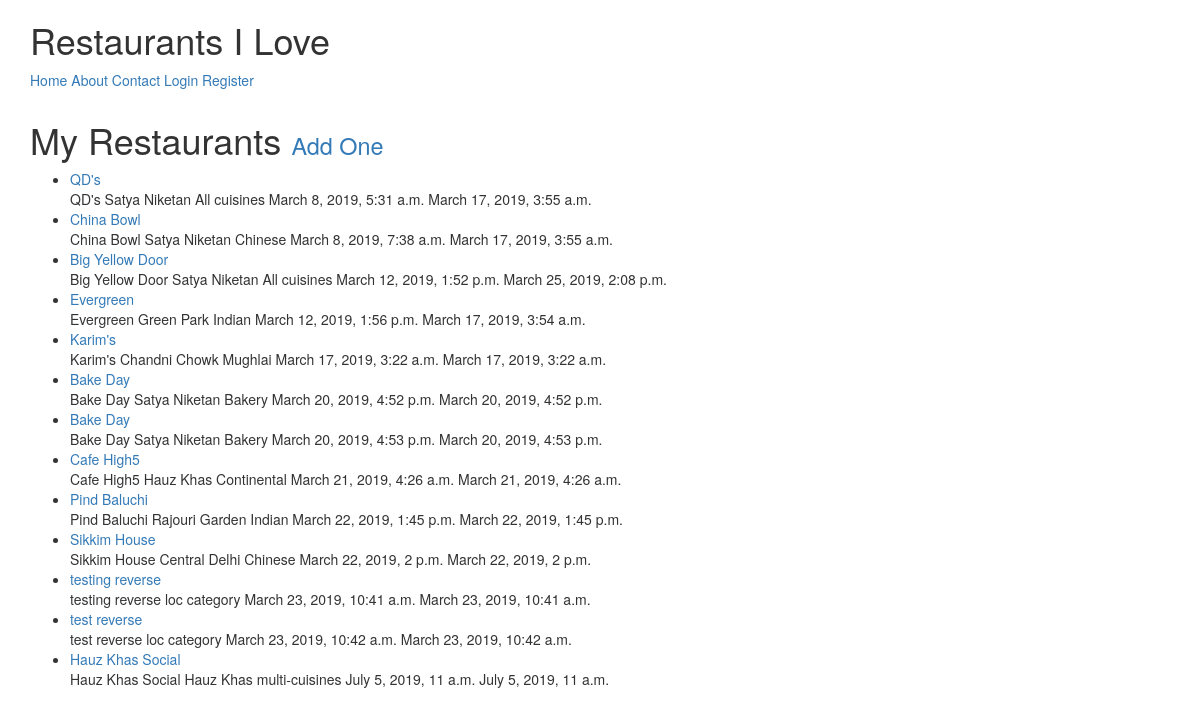
The page /restaurants/ on the database its author committed.
### restaurants/models.py (models this page shows, shortened)
class RestaurantLocation(models.Model):
    owner=models.ForeignKey(User)
    name=models.CharField(max_length=120)
    location=models.CharField(max_length=120,null=True,blank=True)
    category=models.CharField(max_length=120,null=True,blank=True)
    timestamp=models.DateTimeField(auto_now_add=True)
    updated=models.DateTimeField(auto_now=True)
    slug=models.SlugField(null=True,blank=True)
    objects=RestaurantLocationManager()
    def __str__(self):
        return self.name
    def get_absolute_url(self):
        return reverse('restaurant-detail-update',kwargs={'slug':self.slug})

### restaurants/views.py (the view)
# urls.py: url(r'^restaurants/$', restaurant_listview,name='restaurants'),
def restaurant_listview(request):
    query_set=RestaurantLocation.objects.all()
    context={
    "object_list": query_set
    }
    return render(request,"restaurant_list.html",context)

### restaurants/models.py (called while the page is built)
    def get_queryset(self):
        return RestaurantLocationQuerySet(self.model,using=self._db)

### templates/restaurant_list.html
{% extends "base.html" %}
{% block content %}
<h1> My Restaurants <small><a href='{% url "restaurant-create" %}'> Add One</a></small> </h1>
<ul>
{% for obj in object_list %}
  <li><a href='{{ obj.get_absolute_url }}'>{{obj}}</a><br/>
  {{ obj.name }} {{obj.location}} {{obj.category}} {{obj.timestamp}} {{obj.updated}}</li>
{% empty %}
<li>  <a href='{% url "restaurant-create" %}'> Add One</a> </li>
{% endfor %}
</ul>
{% endblock content %}

### templates/base.html (shortened to what this page needs)
<!DOCTYPE html>
  <html lang=en>
  <head>
  </head>
  <body>
  {% include 'snippets/nav.html' %}
  {% include 'snippets/css.html' %}
  <div class='container'>
    {% block content %} <p> Using template inheritance </p>{% endblock content %}
  </div>
  </body>
  </html>

### templates/snippets/nav.html
<div class='container'>
<h1> Restaurants I Love </h1>
<p>
  <a href= '{% url "home" %}'> Home </a>
  <a href='{% url "about" %}'> About</a>
  <a href='{% url "contact" %}'> Contact</a>
  {% if request.user.is_authenticated %}
  <a href='{% url "restaurants" %}'> Restaurants</a>
  <a href='{% url "menus:list" %}'> Menu Items </a>
  <a href='{% url "logout" %}'> Logout </a>
  {% else %}
  <a href='{% url "logout" %}'> Login </a>
  <a href='{% url "logout" %}'> Register </a>
  {% endif %}
</p>
</div>

### templates/snippets/css.html (shortened to what this page needs)
<link rel="stylesheet" href="https://maxcdn.bootstrapcdn.com/bootstrap/3.3.7/css/bootstrap.min.css">
<link rel="stylesheet" href="https://maxcdn.bootstrapcdn.com/bootstrap/3.3.7/css/bootstrap-theme.min.css">

### rows shown on the page
RestaurantLocation: name "QD's", location "Satya Niketan", category "All cuisines", timestamp "March 8, 2019, 5:31 a.m.", updated "March 17, 2019, 3:55 a.m."
RestaurantLocation: name "China Bowl", location "Satya Niketan", category "Chinese", timestamp "March 8, 2019, 7:38 a.m.", updated "March 17, 2019, 3:55 a.m."
RestaurantLocation: name "Big Yellow Door", location "Satya Niketan", category "All cuisines", timestamp "March 12, 2019, 1:52 p.m.", updated "March 25, 2019, 2:08 p.m."
RestaurantLocation: name "Evergreen", location "Green Park", category "Indian", timestamp "March 12, 2019, 1:56 p.m.", updated "March 17, 2019, 3:54 a.m."
RestaurantLocation: name "Karim's", location "Chandni Chowk", category "Mughlai", timestamp "March 17, 2019, 3:22 a.m.", updated "March 17, 2019, 3:22 a.m."
RestaurantLocation: name "Bake Day", location "Satya Niketan", category "Bakery", timestamp "March 20, 2019, 4:52 p.m.", updated "March 20, 2019, 4:52 p.m."
RestaurantLocation: name "Bake Day", location "Satya Niketan", category "Bakery", timestamp "March 20, 2019, 4:53 p.m.", updated "March 20, 2019, 4:53 p.m."
RestaurantLocation: name "Cafe High5", location "Hauz Khas", category "Continental", timestamp "March 21, 2019, 4:26 a.m.", updated "March 21, 2019, 4:26 a.m."
RestaurantLocation: name "Pind Baluchi", location "Rajouri Garden", category "Indian", timestamp "March 22, 2019, 1:45 p.m.", updated "March 22, 2019, 1:45 p.m."
RestaurantLocation: name "Sikkim House", location "Central Delhi", category "Chinese", timestamp "March 22, 2019, 2 p.m.", updated "March 22, 2019, 2 p.m."
RestaurantLocation: name "testing reverse", location "loc", category "category", timestamp "March 23, 2019, 10:41 a.m.", updated "March 23, 2019, 10:41 a.m."
RestaurantLocation: name "test reverse", location "loc", category "category", timestamp "March 23, 2019, 10:42 a.m.", updated "March 23, 2019, 10:42 a.m."
RestaurantLocation: name "Hauz Khas Social", location "Hauz Khas", category "multi-cuisines", timestamp "July 5, 2019, 11 a.m.", updated "July 5, 2019, 11 a.m."
